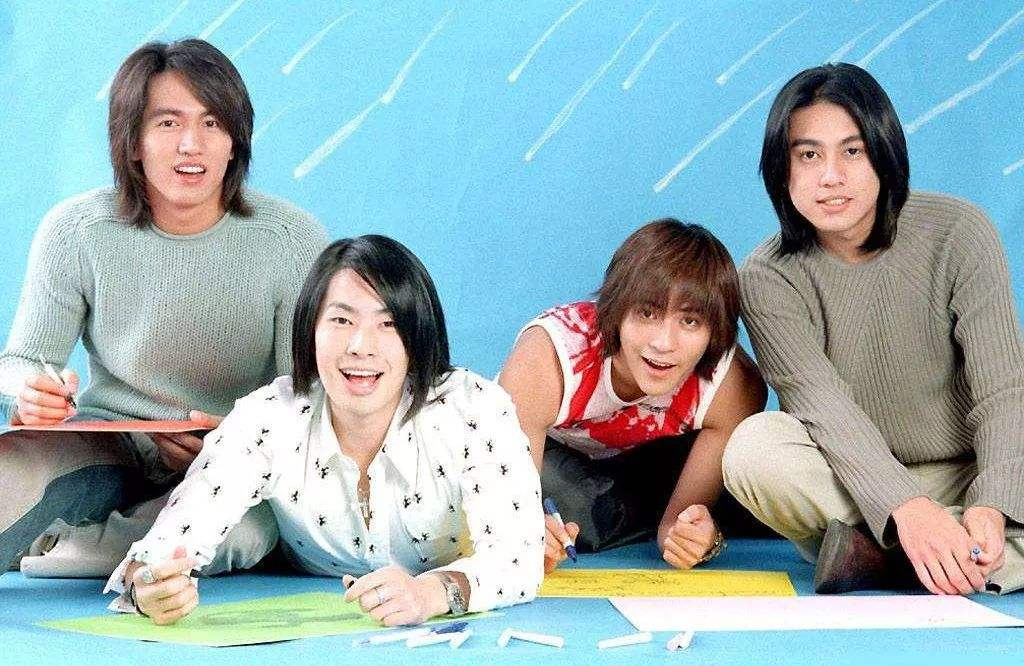
#> input picture learning opencv1/data/img.jpg, 1024 x 666 px, found by its file name
$ python image_threshold.py
#> lines starting #> are read from the running program, lines starting #| are printed output that depends on the picture; after the words box and inside, x2 and y2 are one past the last pixel; in counts of white or black regions, pixels touching at a corner belong together
#自适应阈值

import cv2
import numpy as np
from matplotlib import pyplot as plt

path = 'img.jpg'
img = cv2.imread(path, 0)
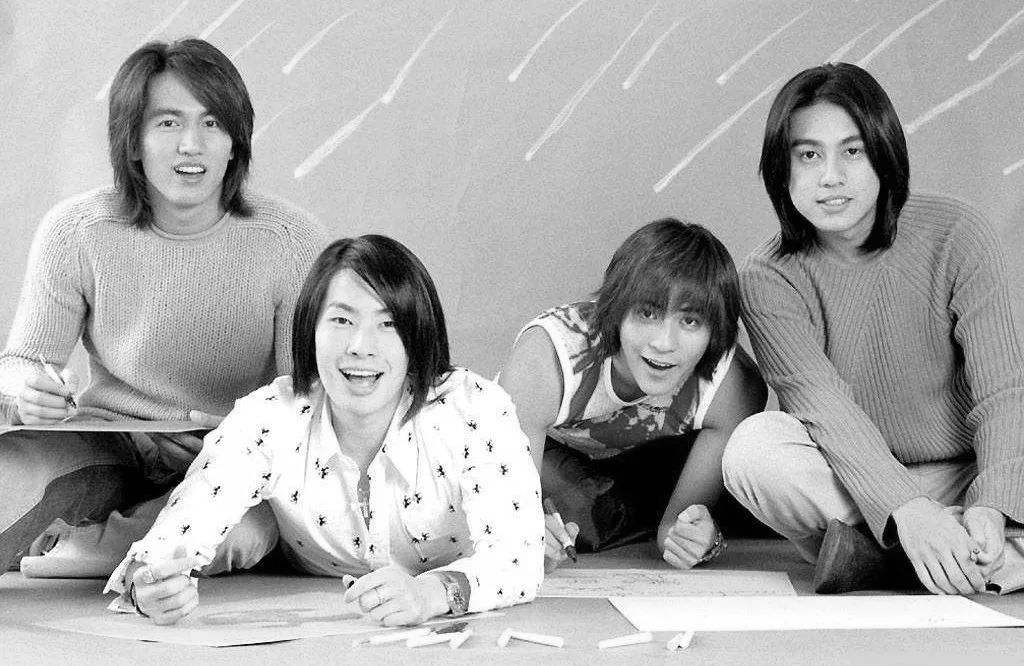
#> img: shape (666, 1024); min 0, max 255, mean 168.9
#中值滤波
img = cv2.medianBlur(img, 5)

ret, th1 = cv2.threshold(img, 127, 255, cv2.THRESH_BINARY)
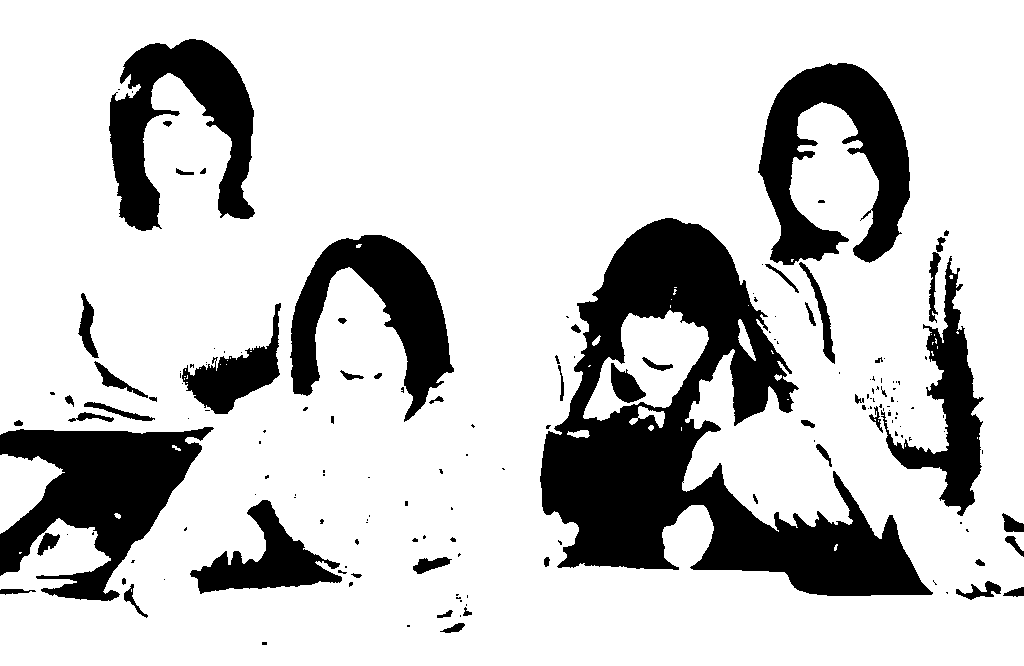
#> th1: shape (666, 1024); 79.3% white; 165 black regions (108 under 20 px), largest, box (x1, y1, x2, y2) and area: (540, 218, 933, 596) 55806, (0, 427, 214, 601) 18513, (758, 63, 910, 265) 15420
#11为Block size，2为C值
th2 = cv2.adaptiveThreshold(img, 255, cv2.ADAPTIVE_THRESH_MEAN_C, cv2.THRESH_BINARY, 11,2)
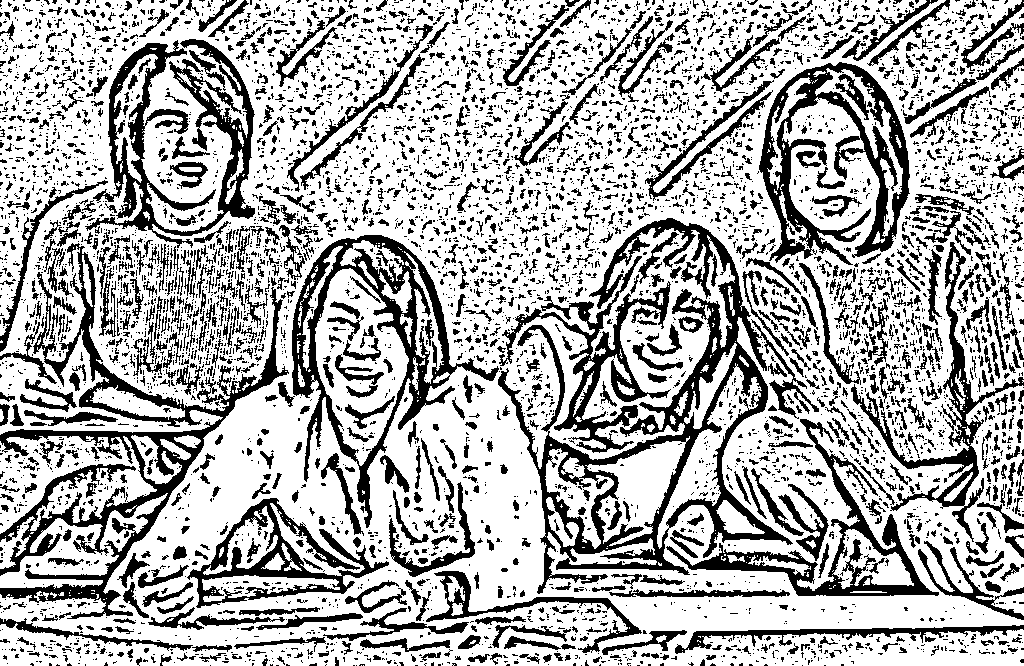
#> th2: shape (666, 1024); 69.2% white; 5861 black regions (4624 under 20 px), largest, box (x1, y1, x2, y2) and area: (498, 218, 819, 594) 26253, (0, 243, 289, 619) 15900, (292, 235, 499, 528) 10725

th3 = cv2.adaptiveThreshold(img, 255, cv2.ADAPTIVE_THRESH_GAUSSIAN_C, cv2.THRESH_BINARY, 11,2)
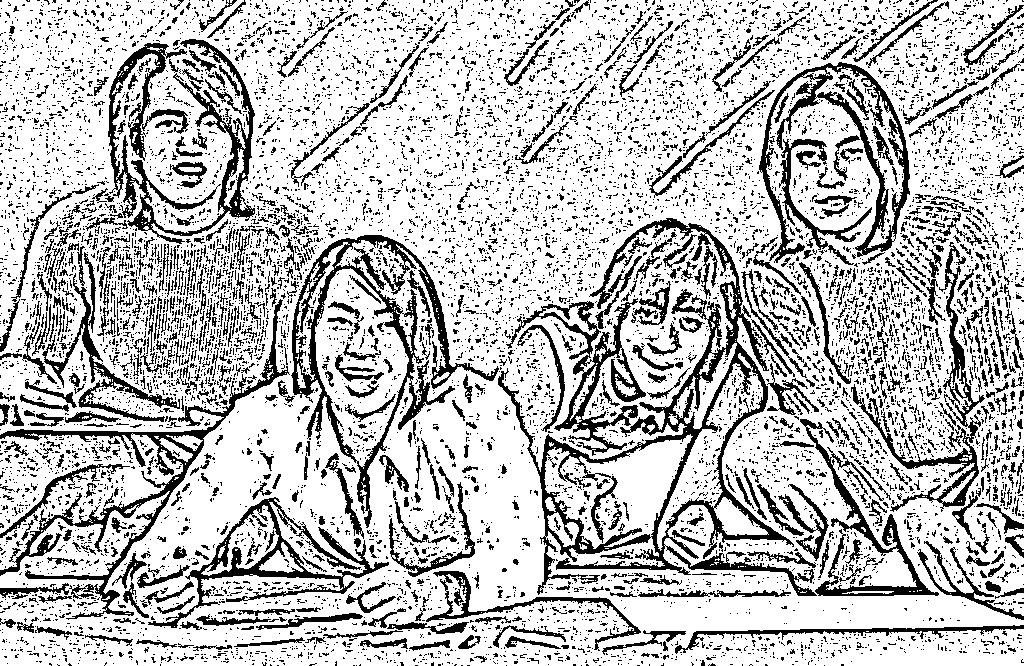
#> th3: shape (666, 1024); 75.4% white; 10110 black regions (9193 under 20 px), largest, box (x1, y1, x2, y2) and area: (498, 218, 817, 596) 14930, (291, 235, 499, 528) 8459, (108, 39, 255, 244) 7179

titles = ['original image', 'global thresholding(v = 127)', 'adaptive mean thresholding', 'adaptive gaussian thresholding']
images = [img, th1, th2, th3]

for i in range(4):
    plt.subplot(2, 2, i+1), plt.imshow(images[i], 'gray')
    plt.title(titles[i])
    plt.xticks([]), plt.yticks([])
plt.show()

$ run again, with learning opencv1/data/P40.jpg copied over learning opencv1/data/img.jpg
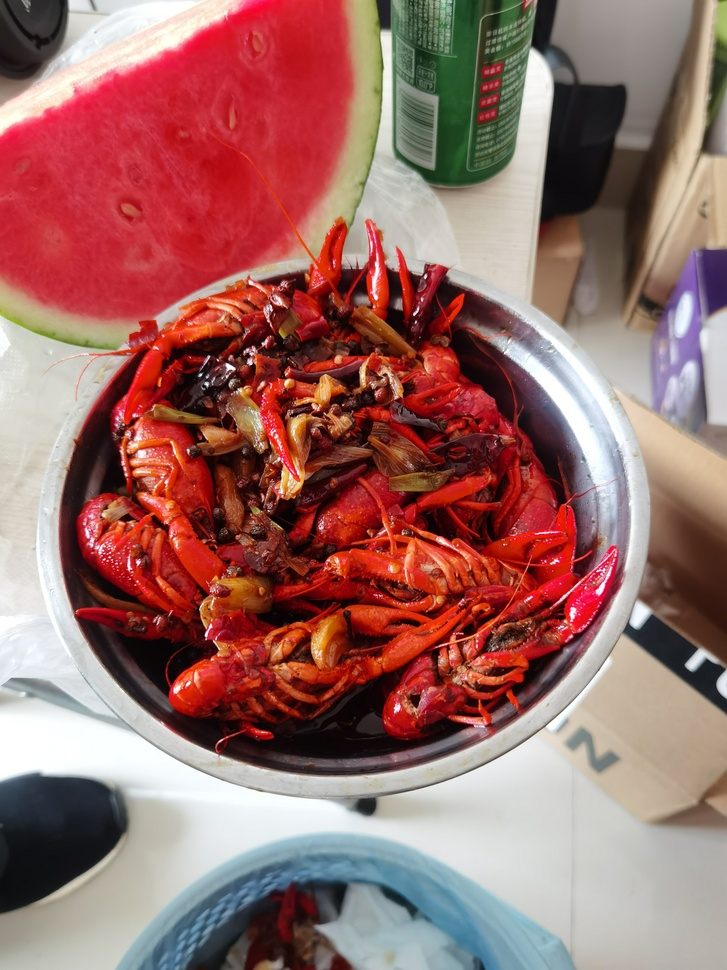
#> input picture learning opencv1/data/P40.jpg, 727 x 970 px, shrunk from 3072 x 4096 before the run, found by its file name
#> `ret, th1 = cv2.threshold(img, 127, 255, cv2.THRESH_BINARY)`:
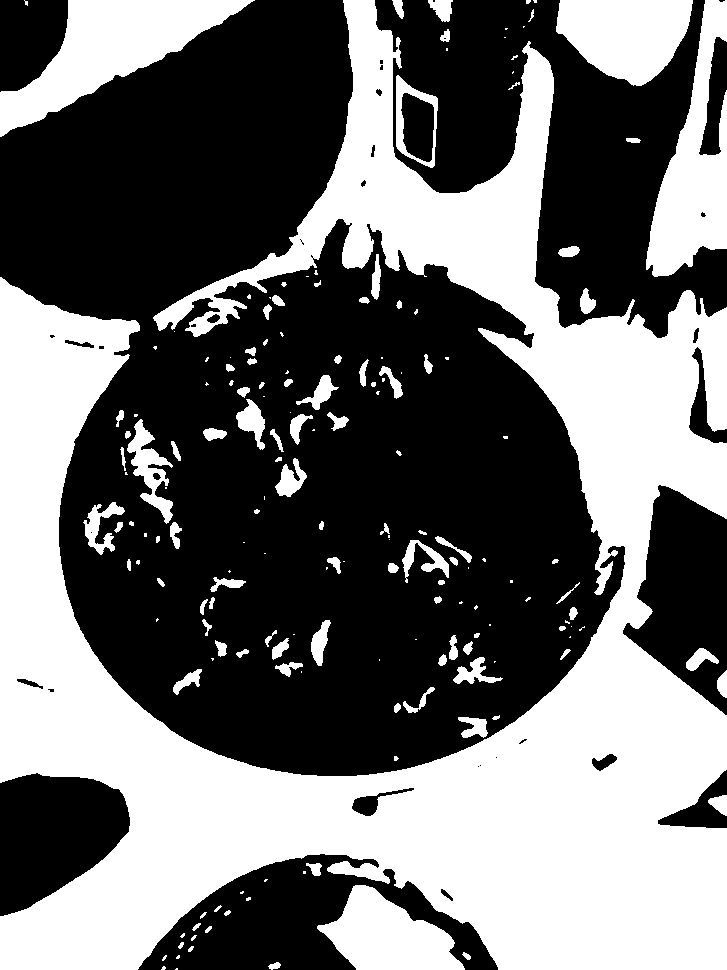
#> th1: shape (970, 727); 43.1% white; 176 white regions (73 under 20 px), largest, box (x1, y1, x2, y2) and area: (0, 0, 727, 970) 247015, (0, 0, 255, 137) 13563, (646, 0, 727, 277) 11022
#> th2: shape (970, 727); 68.1% white; 1583 black regions (1072 under 20 px), largest, box (x1, y1, x2, y2) and area: (0, 0, 631, 776) 100368, (371, 0, 727, 798) 12682, (349, 0, 533, 253) 10090
#> `th3 = cv2.adaptiveThreshold(img, 255, cv2.ADAPTIVE_THRESH_GAUSSIAN_C, ..`:
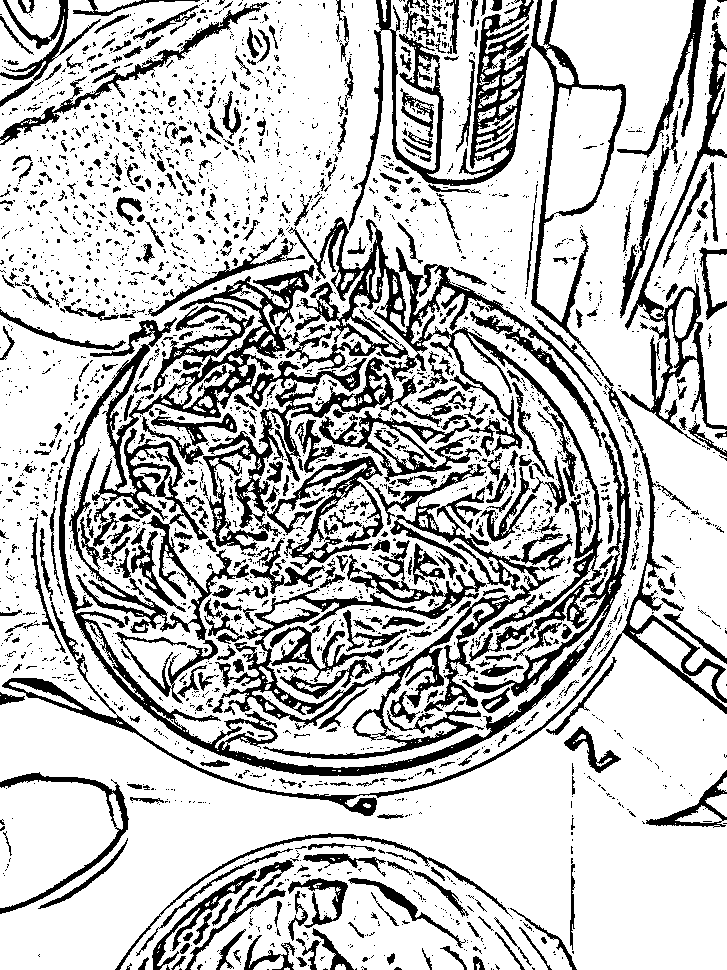
#> th3: shape (970, 727); 75.8% white; 2889 black regions (2374 under 20 px), largest, box (x1, y1, x2, y2) and area: (59, 217, 631, 776) 50590, (215, 487, 573, 759) 15185, (349, 0, 534, 230) 7902
